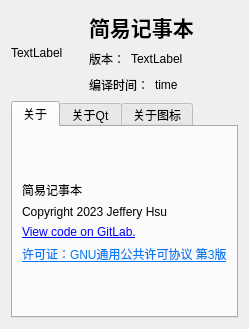
<?xml version="1.0" encoding="UTF-8"?>
<ui version="4.0">
 <class>About</class>
 <widget class="QWidget" name="About">
  <property name="geometry">
   <rect>
    <x>0</x>
    <y>0</y>
    <width>249</width>
    <height>329</height>
   </rect>
  </property>
  <property name="windowTitle">
   <string>关于</string>
  </property>
  <layout class="QGridLayout" name="gridLayout">
   <item row="0" column="0">
    <layout class="QHBoxLayout" name="horizontalLayout_2">
     <item>
      <widget class="QLabel" name="logo">
       <property name="minimumSize">
        <size>
         <width>72</width>
         <height>72</height>
        </size>
       </property>
       <property name="maximumSize">
        <size>
         <width>72</width>
         <height>72</height>
        </size>
       </property>
       <property name="text">
        <string>TextLabel</string>
       </property>
      </widget>
     </item>
     <item>
      <layout class="QVBoxLayout" name="verticalLayout">
       <item>
        <widget class="QLabel" name="label_2">
         <property name="font">
          <font>
           <pointsize>16</pointsize>
           <bold>true</bold>
          </font>
         </property>
         <property name="text">
          <string>简易记事本</string>
         </property>
        </widget>
       </item>
       <item>
        <layout class="QHBoxLayout" name="horizontalLayout">
         <item>
          <widget class="QLabel" name="label_3">
           <property name="text">
            <string>版本：</string>
           </property>
          </widget>
         </item>
         <item>
          <widget class="QLabel" name="version">
           <property name="text">
            <string>TextLabel</string>
           </property>
          </widget>
         </item>
         <item>
          <spacer name="horizontalSpacer">
           <property name="orientation">
            <enum>Qt::Horizontal</enum>
           </property>
           <property name="sizeHint" stdset="0">
            <size>
             <width>40</width>
             <height>20</height>
            </size>
           </property>
          </spacer>
         </item>
        </layout>
       </item>
       <item>
        <layout class="QHBoxLayout" name="horizontalLayout_3">
         <item>
          <widget class="QLabel" name="label_7">
           <property name="text">
            <string>编译时间：</string>
           </property>
          </widget>
         </item>
         <item>
          <widget class="QLabel" name="compileTime">
           <property name="text">
            <string>time</string>
           </property>
          </widget>
         </item>
         <item>
          <spacer name="horizontalSpacer_3">
           <property name="orientation">
            <enum>Qt::Horizontal</enum>
           </property>
           <property name="sizeHint" stdset="0">
            <size>
             <width>40</width>
             <height>20</height>
            </size>
           </property>
          </spacer>
         </item>
        </layout>
       </item>
      </layout>
     </item>
     <item>
      <spacer name="horizontalSpacer_2">
       <property name="orientation">
        <enum>Qt::Horizontal</enum>
       </property>
       <property name="sizeHint" stdset="0">
        <size>
         <width>40</width>
         <height>20</height>
        </size>
       </property>
      </spacer>
     </item>
    </layout>
   </item>
   <item row="1" column="0">
    <widget class="QTabWidget" name="tabWidget">
     <property name="tabPosition">
      <enum>QTabWidget::North</enum>
     </property>
     <property name="currentIndex">
      <number>0</number>
     </property>
     <property name="elideMode">
      <enum>Qt::ElideNone</enum>
     </property>
     <widget class="QWidget" name="tab_2">
      <attribute name="title">
       <string>关于</string>
      </attribute>
      <layout class="QGridLayout" name="gridLayout_2">
       <item row="4" column="0">
        <widget class="QLabel" name="label_5">
         <property name="text">
          <string>&lt;html&gt;&lt;head/&gt;&lt;body&gt;&lt;p&gt;&lt;a href=&quot;https://www.gnu.org/licenses/gpl-3.0.en.html&quot;&gt;&lt;span style=&quot; text-decoration: underline; color:#007af4;&quot;&gt;许可证：GNU通用公共许可协议 第3版&lt;/span&gt;&lt;/a&gt;&lt;/p&gt;&lt;/body&gt;&lt;/html&gt;</string>
         </property>
         <property name="textFormat">
          <enum>Qt::RichText</enum>
         </property>
         <property name="openExternalLinks">
          <bool>true</bool>
         </property>
         <property name="textInteractionFlags">
          <set>Qt::TextBrowserInteraction</set>
         </property>
        </widget>
       </item>
       <item row="2" column="0">
        <widget class="QLabel" name="label_4">
         <property name="text">
          <string>Copyright 2023 Jeffery Hsu</string>
         </property>
        </widget>
       </item>
       <item row="5" column="0">
        <spacer name="verticalSpacer_2">
         <property name="orientation">
          <enum>Qt::Vertical</enum>
         </property>
         <property name="sizeHint" stdset="0">
          <size>
           <width>20</width>
           <height>40</height>
          </size>
         </property>
        </spacer>
       </item>
       <item row="1" column="0">
        <widget class="QLabel" name="label">
         <property name="text">
          <string>简易记事本</string>
         </property>
        </widget>
       </item>
       <item row="0" column="0">
        <spacer name="verticalSpacer">
         <property name="orientation">
          <enum>Qt::Vertical</enum>
         </property>
         <property name="sizeHint" stdset="0">
          <size>
           <width>20</width>
           <height>40</height>
          </size>
         </property>
        </spacer>
       </item>
       <item row="3" column="0">
        <widget class="QLabel" name="label_8">
         <property name="text">
          <string>&lt;a href=&quot;https://gitlab.cantyonion.site:8088/CantyOnion/easytexteditor&quot;&gt;View code on GitLab.&lt;/a&gt;</string>
         </property>
         <property name="textFormat">
          <enum>Qt::RichText</enum>
         </property>
         <property name="openExternalLinks">
          <bool>true</bool>
         </property>
         <property name="textInteractionFlags">
          <set>Qt::TextBrowserInteraction</set>
         </property>
        </widget>
       </item>
      </layout>
     </widget>
     <widget class="QWidget" name="tab">
      <attribute name="title">
       <string>关于Qt</string>
      </attribute>
      <layout class="QGridLayout" name="gridLayout_3">
       <item row="0" column="0">
        <spacer name="verticalSpacer_3">
         <property name="orientation">
          <enum>Qt::Vertical</enum>
         </property>
         <property name="sizeHint" stdset="0">
          <size>
           <width>20</width>
           <height>78</height>
          </size>
         </property>
        </spacer>
       </item>
       <item row="1" column="0">
        <widget class="QLabel" name="qtVersion">
         <property name="text">
          <string>TextLabel</string>
         </property>
        </widget>
       </item>
       <item row="2" column="0">
        <spacer name="verticalSpacer_4">
         <property name="orientation">
          <enum>Qt::Vertical</enum>
         </property>
         <property name="sizeHint" stdset="0">
          <size>
           <width>20</width>
           <height>78</height>
          </size>
         </property>
        </spacer>
       </item>
      </layout>
     </widget>
     <widget class="QWidget" name="widget">
      <attribute name="title">
       <string>关于图标</string>
      </attribute>
      <layout class="QGridLayout" name="gridLayout_4">
       <item row="2" column="0" colspan="2">
        <widget class="QLabel" name="label_6">
         <property name="text">
          <string>&lt;a href=&quot;http://www.freepik.com&quot;&gt;Designed by Pentool.knight / Freepik&lt;/a&gt;</string>
         </property>
         <property name="textFormat">
          <enum>Qt::RichText</enum>
         </property>
         <property name="openExternalLinks">
          <bool>true</bool>
         </property>
         <property name="textInteractionFlags">
          <set>Qt::TextBrowserInteraction</set>
         </property>
        </widget>
       </item>
       <item row="3" column="0">
        <spacer name="verticalSpacer_6">
         <property name="orientation">
          <enum>Qt::Vertical</enum>
         </property>
         <property name="sizeHint" stdset="0">
          <size>
           <width>20</width>
           <height>78</height>
          </size>
         </property>
        </spacer>
       </item>
       <item row="1" column="0">
        <spacer name="verticalSpacer_5">
         <property name="orientation">
          <enum>Qt::Vertical</enum>
         </property>
         <property name="sizeHint" stdset="0">
          <size>
           <width>20</width>
           <height>78</height>
          </size>
         </property>
        </spacer>
       </item>
      </layout>
     </widget>
    </widget>
   </item>
  </layout>
 </widget>
 <resources/>
 <connections/>
</ui>
